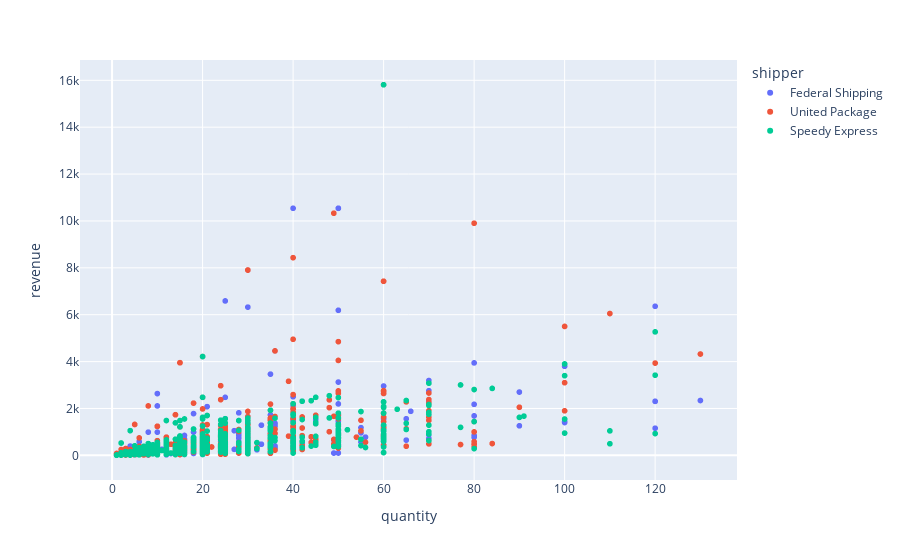

Write notebook code for a chart like this one.
### Code cell
# plotly

px.scatter(data_frame= orders_df, x = 'quantity', y ='revenue',
           color = 'shipper')

### Figure 1 — Plotly figure (JSON) as saved in the notebook; plotly's stock layout.template omitted (floating-point values rounded to 4 significant figures; data arrays with more than 128 entries replaced by an {"elided": "..."} marker saying what was removed)
{"data": [{"hovertemplate": "shipper=Federal Shipping<br>quantity=%{x}<br>revenue=%{y}<extra></extra>", "legendgroup": "Federal Shipping", "marker": {"color": "#636efa", "symbol": "circle"}, "mode": "markers", "name": "Federal Shipping", "showlegend": true, "type": "scattergl", "x": {"elided": "645 int values"}, "xaxis": "x", "y": {"elided": "645 float values"}, "yaxis": "y"}, {"hovertemplate": "shipper=United Package<br>quantity=%{x}<br>revenue=%{y}<extra></extra>", "legendgroup": "United Package", "marker": {"color": "#EF553B", "symbol": "circle"}, "mode": "markers", "name": "United Package", "showlegend": true, "type": "scattergl", "x": {"elided": "864 int values"}, "xaxis": "x", "y": {"elided": "864 float values"}, "yaxis": "y"}, {"hovertemplate": "shipper=Speedy Express<br>quantity=%{x}<br>revenue=%{y}<extra></extra>", "legendgroup": "Speedy Express", "marker": {"color": "#00cc96", "symbol": "circle"}, "mode": "markers", "name": "Speedy Express", "showlegend": true, "type": "scattergl", "x": {"elided": "646 int values"}, "xaxis": "x", "y": {"elided": "646 float values"}, "yaxis": "y"}], "layout": {"legend": {"title": {"text": "shipper"}, "tracegroupgap": 0}, "margin": {"t": 60}, "xaxis": {"anchor": "y", "domain": [0, 1], "title": {"text": "quantity"}}, "yaxis": {"anchor": "x", "domain": [0, 1], "title": {"text": "revenue"}}}}
